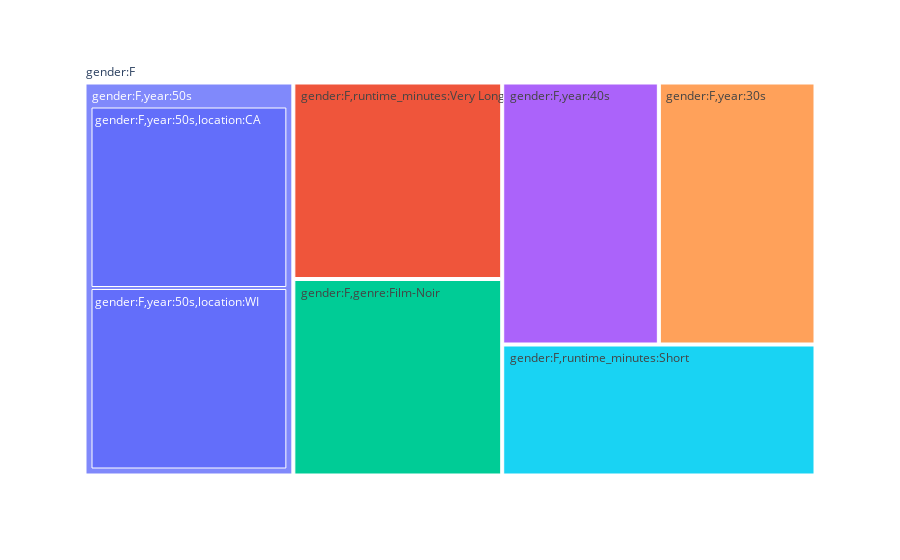

Notebook code for this chart:
### Code cell
names = []
parents = []
for c in hypotheses[15].children_to_strings():
    names.append(c)
    parents.append(h.parent_to_string())

names.append("gender:F,year:50s,location:CA")
parents.append("gender:F,year:50s")

names.append("gender:F,year:50s,location:WI")
parents.append("gender:F,year:50s")

fig = px.treemap(names=names, parents=parents)
fig.show()

### Figure 1 — Plotly figure (JSON) as saved in the notebook; plotly's stock layout.template omitted (floating-point values rounded to 4 significant figures)
{"data": [{"domain": {"x": [0, 1], "y": [0, 1]}, "hovertemplate": "label=%{label}<br>parent=%{parent}<extra></extra>", "labels": ["gender:F,year:50s", " gender:F,runtime_minutes:Very Long", " gender:F,genre:Film-Noir", " gender:F,year:40s", " gender:F,year:30s", " gender:F,runtime_minutes:Short", "gender:F,year:50s,location:CA", "gender:F,year:50s,location:WI"], "name": "", "parents": ["gender:F", "gender:F", "gender:F", "gender:F", "gender:F", "gender:F", "gender:F,year:50s", "gender:F,year:50s"], "type": "treemap"}], "layout": {"legend": {"tracegroupgap": 0}, "margin": {"t": 60}}}
